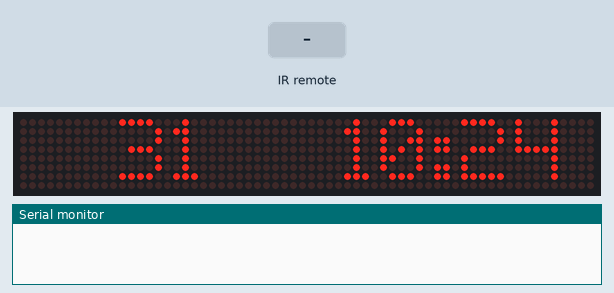
The sketch below on a simulated Arduino Uno, built with avr-gcc and run on an emulated ATmega328P. Shown: 64×8 LED matrix, the last lines printed to the serial monitor. Inputs (shaded band) come from the test bench. The local clock reads 2024-03-15 10:24:30 at power-on unless the sketch sets it.

Above: at 1.2 s.
1.3 s: infrared code 0x57A8FF00 received
At 2.6 s:
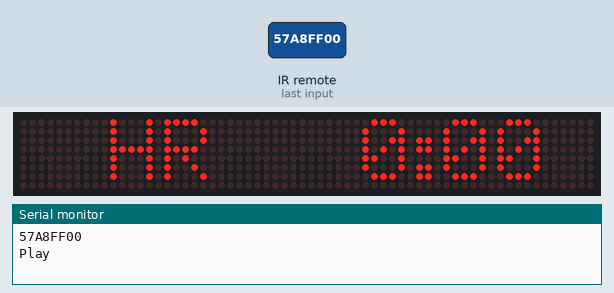
2.9 s: infrared code 0x6F90FF00 received
At 3.8 s:
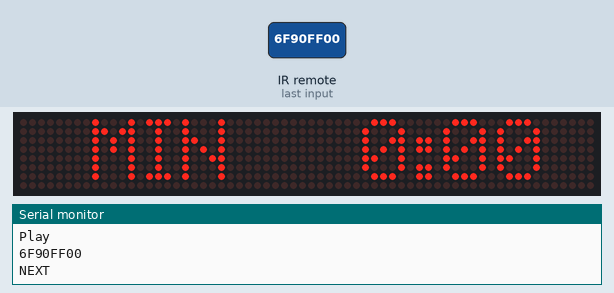
4.5 s: infrared code 0x3DC2FF00 received
At 8.8 s:
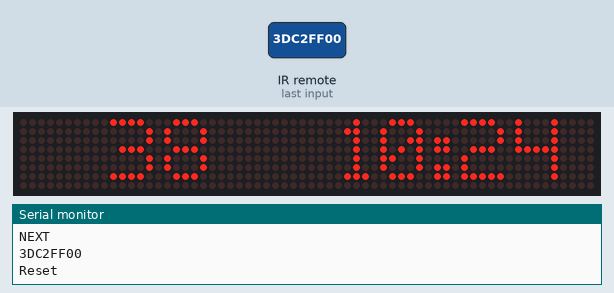
Timing chart, 0 to 10.3 s (numbered marks = the images above; inputs shaded):
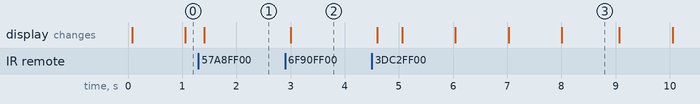

Measured:
- after the input at 1.3 s, the display: changes after 0.10 s (image 1)
- after the input at 2.9 s, the display: changes after 0.10 s (image 2)
- after the input at 4.5 s, the display: first changes after 0.11 s (image 3 shows a later state)
- what the display in image 3 shows lasts 1.1 s, from 8.0 s to 9.1 s

The sketch:

sketch.ino
```cpp
#include <MD_Parola.h>
#include <MD_MAX72xx.h>
#include <SPI.h>
#include <IRremote.h>
#include <RTClib.h>
#include <Wire.h>
RTC_DS1307 RTC;
IRrecv IR(3);


#define HARDWARE_TYPE MD_MAX72XX::PAROLA_HW
#define MAX_DEVICES 8
#define SPEED_TIME 75
#define PAUSE_TIME  0

#define CLK_PIN   13
#define DATA_PIN  11
#define CS_PIN    10

#define mills  60000;

// Clock


MD_Parola P = MD_Parola(HARDWARE_TYPE, DATA_PIN, CLK_PIN, CS_PIN, MAX_DEVICES);
char D1Text[20] = "";
char D2Text[20] = "";


void resetDisplay(){
  P.displayReset(0);
  P.displayReset(1);
}

//-----------------RTC CLOCK------------

void getTime(DateTime now) {
  uint8_t h = now.hour() > 12 ? now.hour()-12 : now.hour();
  sprintf(D1Text, "%d:%02d", h, now.minute());
  sprintf(D2Text, "%02d", now.second());
}


//-----------------RTC CLOCK-------------


void setup(void) {
  IR.enableIRIn();
  Serial.begin(9600);

  Wire.begin();
  RTC.begin();

  if (! RTC.isrunning()) {
    Serial.println("RTC is NOT running!");// This will reflect the time that your sketch was compiled
    RTC.adjust(DateTime(__DATE__, __TIME__));
    delay(1000);
  }

  P.begin(2);
  P.setInvert(false);
  P.setZone(0, 0, 3);
  P.setZone(1, 4, 7);

  P.displayZoneText(0, D1Text, PA_CENTER, SPEED_TIME, PAUSE_TIME, PA_PRINT, PA_NO_EFFECT);
  P.displayZoneText(1, D2Text, PA_CENTER, SPEED_TIME, 1000, PA_PRINT, PA_NO_EFFECT);
}


//---------------countdown -- timer---------------

//timer variables
unsigned long countdownStartTime = 0;
unsigned long countdownDuration = 0;

//start
void startCountdown() {
  countdownStartTime = millis();
}


//setTime
int h = 0, m = 0;

bool next = false;
void setTime() {
  countdownDuration = ((h*60) + m) * mills;
  sprintf(D1Text, "%d:%02d", h, m);
  next ? sprintf(D2Text, "MIN") : sprintf(D2Text, "HR");
}


// timer
void countDown() {
  if(countdownStartTime != 0) {
    unsigned long currentTime = millis();
    if(currentTime - countdownStartTime >= countdownDuration) {
      countdownStartTime = 0;
      strcpy(D1Text, "Time");
      strcpy(D2Text, "UP!");
    } else {
      unsigned long remainingTime = countdownDuration - (currentTime - countdownStartTime);
      int hours = remainingTime / 3600000;
      int minutes = (remainingTime % 3600000) / 60000;
      int seconds = (remainingTime % 60000) / 1000;
      sprintf(D1Text, "%d:%02d", hours, minutes);
      sprintf(D2Text, "%02d", seconds);
    }
  }
}


//-----------------countdown --  timer-------------------

int scene = 0;
void RemoteController() {
  if (IR.decode()) {
    long long key = IR.decodedIRData.decodedRawData;
    Serial.println(IR.decodedIRData.decodedRawData, HEX);

    switch (key) {
      case 0x57A8FF00: // play
       Serial.println("Play");
       if(countdownDuration == 0) {
        scene = 1;
       } else {
        Serial.println(countdownDuration);
        startCountdown();
        scene = 2;
       }

       break;

      case 0x3DC2FF00: // reset
        Serial.println("Reset");
        countdownDuration = 0;
        countdownStartTime = 0;
        h=0;
        m=0;
        scene = 0;
        break;

      case 0x6F90FF00:
        Serial.println("NEXT");
        next = true;
        break;

      case 0x1FE0FF00:
        Serial.println("PREV");
        next = false;
        break;

      case 0xFD02FF00:
        Serial.println("+");
        next ? m++ : h++;
        setTime();
        break;

      case 0x6798FF00:
        Serial.println("-");
        if(next && m) m--;
        if(!next && h) h--;
        setTime();
        break;

      case 0x9768FF00: //zero
        // resetDisplay();
        scene = 0;
        break;

      case 0xCF30FF00: //one
        // resetDisplay();
        scene = 1;
        break;

      case 0xE718FF00: //two
        // resetDisplay();
        scene = 2;
        break;

      // case 0x857AFF00: //three
      //   scene = 3;
      //   break;

      // case 0x4FB0FF00: //cancel

      //   break;

      default:
        Serial.println("Something messy!");
    }

    delay(100);
    IR.resume();
  }
}


void loop(void)
{
  DateTime now = RTC.now();
  P.displayAnimate();
  RemoteController();
  resetDisplay();

  switch(scene) {
    case 0:
      getTime(now);
      break;

    case 1:
      setTime();
      break;

    case 2:
      countDown();
      break;

    default:
    Serial.println("Nothing!");
    getTime(now);
  }

}
```
